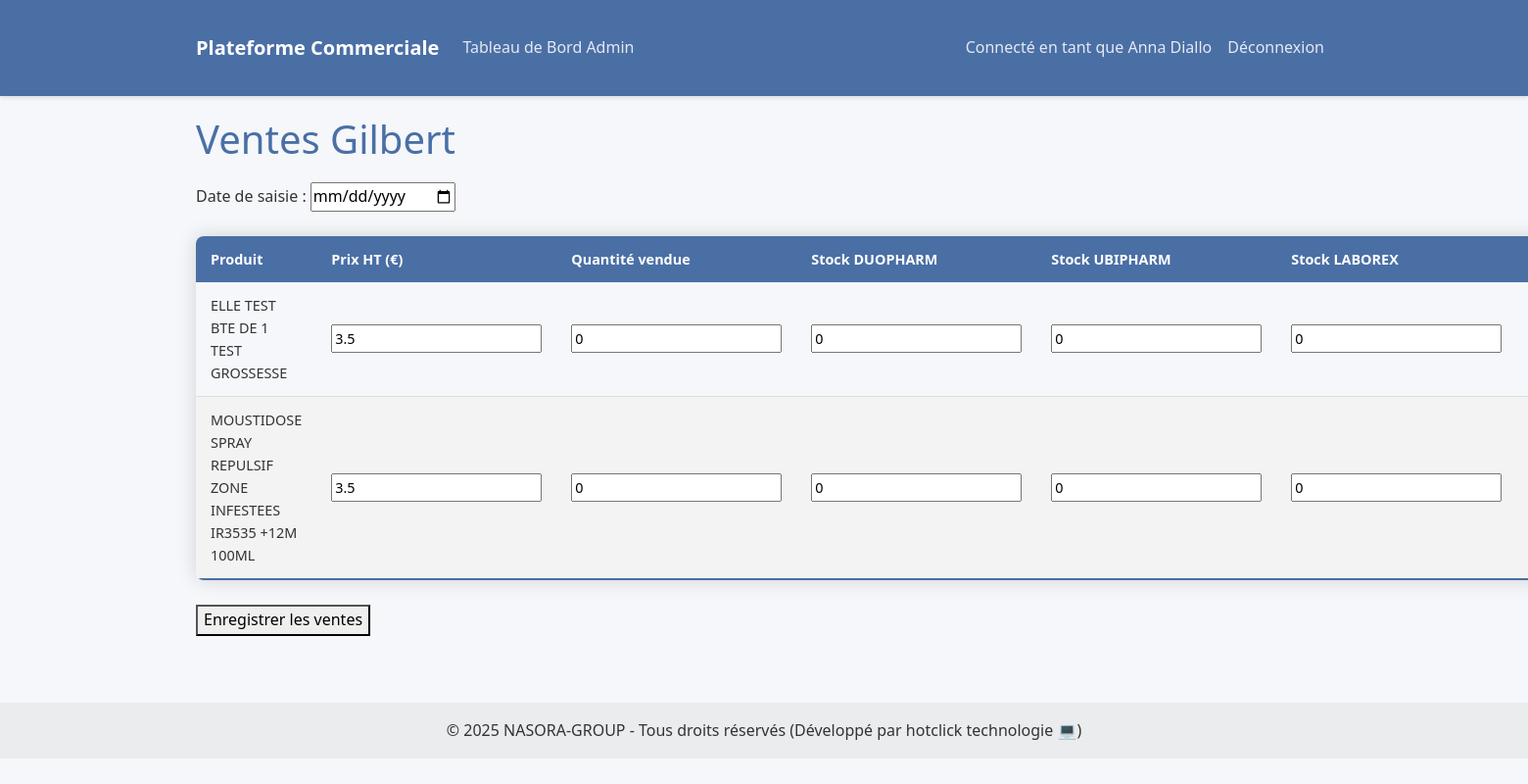
The page /gilbert_sales (signed in) on the database its author committed.
### models.py (models this page shows, shortened)
class User(db.Model):
    id = db.Column(db.Integer, primary_key=True)

class GilbertProduct(db.Model):
    __tablename__ = 'gilbert_product'
    id = db.Column(db.Integer, primary_key=True)
    name = db.Column(db.String(100), nullable=False)
    default_price = db.Column(db.Float, nullable=False)
    stock_duopharm = db.Column(db.Integer, default=0, nullable=False)
    stock_ubipharm = db.Column(db.Integer, default=0, nullable=False)
    stock_laborex = db.Column(db.Integer, default=0, nullable=False)
    stock_sodipharm = db.Column(db.Integer, default=0, nullable=False)

### app.py (the view, shortened to what this page needs)
@app.route('/gilbert_sales', methods=['GET', 'POST'])
@login_required
def gilbert_sales():
    if current_user.project != 'nasderm' and current_user.role != 'admin':
        flash('Accès non autorisé.', 'error')
        return redirect(url_for('home'))
    products = GilbertProduct.query.all()
    return render_template('gilbert_sales.html', products=products)

### app.py (called while the page is built)
@login_manager.user_loader
def load_user(user_id):
    return User.query.get(int(user_id))

### templates/gilbert_sales.html (shortened to what this page needs)
{% extends "base.html" %}
{% block content %}
<h1>Ventes Gilbert</h1>
<form method="POST">
    <div class="form-group">
        <label for="sale_date">Date de saisie :</label>
        <input type="date" id="sale_date" name="sale_date" required>
    </div>
    <table class="responsive-table">
        <thead>
            <tr>
                <th>Produit</th>
                <th>Prix HT (€)</th>
                <th>Quantité vendue</th>
                <th>Stock DUOPHARM</th>
                <th>Stock UBIPHARM</th>
                <th>Stock LABOREX</th>
                <th>Stock SODIPHARM</th>
            </tr>
        </thead>
        <tbody>
            {% for product in products %}
            <tr>
                <td>{{ product.name }}</td>
                <td>
                    <input type="number" name="price_{{ product.id }}" value="{{ product.default_price }}" step="0.01" min="0">
                </td>
                <td>
                    <input type="number" name="quantity_{{ product.id }}" min="0" value="0">
                </td>
                <td>
                    <input type="number" name="stock_duopharm_{{ product.id }}" min="0" value="{{ product.stock_duopharm }}">
                </td>
                <td>
                    <input type="number" name="stock_ubipharm_{{ product.id }}" min="0" value="{{ product.stock_ubipharm }}">
                </td>
                <td>
                    <input type="number" name="stock_laborex_{{ product.id }}" min="0" value="{{ product.stock_laborex }}">
                </td>
                <td>
                </td>
            </tr>
            {% endfor %}
        </tbody>
    </table>
    <button type="submit" class="btn-submit">Enregistrer les ventes</button>
</form>
{% endblock %}

### templates/base.html (shortened to what this page needs)
<!DOCTYPE html>
<html lang="fr">
<head>
    <link href="https://cdn.jsdelivr.net/npm/bootstrap@5.1.3/dist/css/bootstrap.min.css" rel="stylesheet">
    <link rel="stylesheet" href="https://cdnjs.cloudflare.com/ajax/libs/font-awesome/6.0.0/css/all.min.css">
    <link rel="stylesheet" type="text/css" href="https://cdn.datatables.net/1.11.5/css/jquery.dataTables.css">
    <link rel="stylesheet" href="{{ url_for('static', filename='css/styles.css') }}">
</head>
<body>
    <nav class="navbar navbar-expand-lg navbar-dark">
        <div class="container">
            <a class="navbar-brand" href="{{ url_for('home') }}">Plateforme Commerciale</a>
            <div class="collapse navbar-collapse" id="navbarNav">
                <ul class="navbar-nav me-auto">
                    {% if current_user.is_authenticated %}
                        {% if current_user.role == 'admin' %}
                            <li class="nav-item">
                                <a class="nav-link" href="{{ url_for('admin_dashboard') }}">Tableau de Bord Admin</a>
                            </li>
                        {% endif %}
                    {% endif %}
                </ul>
                <ul class="navbar-nav">
                    {% if current_user.is_authenticated %}
                        <li class="nav-item">
                            <span class="nav-link">Connecté en tant que {{ current_user.username }}</span>
                        </li>
                        <li class="nav-item">
                            <a class="nav-link" href="{{ url_for('logout') }}">Déconnexion</a>
                        </li>
                    {% else %}
                        <li class="nav-item">
                            <a class="nav-link" href="{{ url_for('login') }}">Connexion</a>
                        </li>
                    {% endif %}
                </ul>
            </div>
        </div>
    </nav>
    <div class="container">
        {% block content %}{% endblock %}
    </div>
    <footer class="bg-light text-center text-lg-start mt-5">
        <div class="text-center p-3" style="background-color: rgba(0, 0, 0, 0.05);">
            © 2025 NASORA-GROUP - Tous droits réservés  (Développé par hotclick technologie 💻)
        </div>
    </footer>
</body>
</html>

### static/css/styles.css (style rules this page uses)
:root { --primary-color: #4a6fa5; --secondary-color: #6c757d; --success-color: #28a745; --danger-color: #dc3545; --warning-color: #ffc107; --info-color: #17a2b8; --light-color: #f8f9fa; --dark-color: #343a40; }
body { font-family: 'Segoe UI', Tahoma, Geneva, Verdana, sans-serif; background-color: #f5f7fa; color: #333; line-height: 1.6; }
.navbar { background-color: var(--primary-color); box-shadow: 0 2px 4px rgba(0, 0, 0, 0.1); }
.navbar-brand { font-weight: bold; color: white !important; }
.nav-link { color: rgba(255, 255, 255, 0.85) !important; }
.container { max-width: 1200px; margin: 0 auto; padding: 20px; }
.responsive-table { width: 100%; border-collapse: collapse; margin: 25px 0; font-size: 0.9em; box-shadow: 0 0 20px rgba(0, 0, 0, 0.15); border-radius: 8px; overflow: hidden; }
.responsive-table thead tr { background-color: var(--primary-color); color: #ffffff; text-align: left; }
.responsive-table th, .responsive-table td { padding: 12px 15px; }
.responsive-table tbody tr { border-bottom: 1px solid #dddddd; }
.responsive-table tbody tr:nth-of-type(even) { background-color: #f3f3f3; }
.responsive-table tbody tr:last-of-type { border-bottom: 2px solid var(--primary-color); }
h1, h2, h3, h4, h5, h6 { color: var(--primary-color); margin-bottom: 20px; }
.form-group { margin-bottom: 15px; }

### rows shown on the page
User: username "Anna Diallo"
GilbertProduct: name "ELLE TEST BTE DE 1 TEST GROSSESSE", default_price "3.5", stock_duopharm "0", stock_ubipharm "0", stock_laborex "0"
GilbertProduct: name "MOUSTIDOSE SPRAY REPULSIF ZONE INFESTEES IR3535 +12M 100ML", default_price "3.5", stock_duopharm "0", stock_ubipharm "0", stock_laborex "0"
